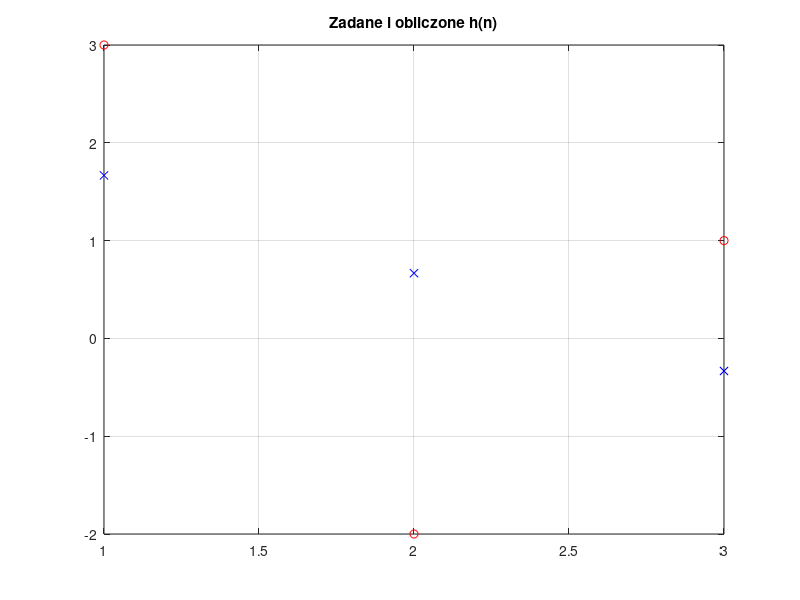

This figure's MATLAB source:
clear all; close all;
h = [3; -2; 1 ]; 
% symulowana odpowiedz impulsowa kanalu
%load h.dat % rzeczywista odpowiedz impulsowa kanalu

L = length(h); % liczba wag
figure; stem(h,'filled'); title('h(n)'); grid; pause
prbs = 2*round( rand(7*L,1) )-1; % pobudzenie kanalu

prbs=[-1,-1,-1,-1,1,-1,1,-1,1,1,1,-1,1,1,-1,1,-1,1,-1,-1,1]; % krotkie
prbs=[1,2,3,4,5,6,7,8,9,10,11,12,13,14,15,16,17,18,19,20,21]; % test dla X

x = [ prbs ]; 
N = length(x);
r = x(L:-1:1); % pierwszy wiersz
c = x(L:N); % pierwsza kolumna
X = toeplitz(c,r), pause % macierz pobudzenia o strukturze Toeplitza
y = X*h; % wynik przejscia pobudzenia przez uklad h(n)

SNR=120; y = awgn(y,SNR); % dodanie szumu, tak aby otrzymac zadany SNR

he = pinv(X)*y; % czyli inv(X’*X) * X’*y = Rxx * rxy
%he = X \ y; % to samo zoptymalizowane obliczeniowo

plot(1:L,h,'ro',1:L,he,'bx'); title('Zadane i obliczone h(n)'); grid; pause